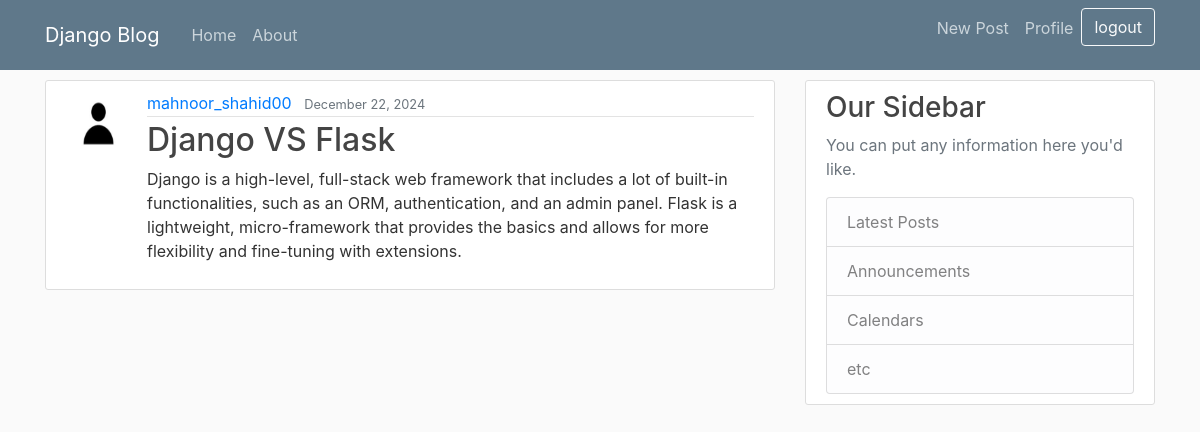
/post/17/ (signed in), run on the app's committed database.
### blog/models.py (models this page shows, shortened)
class Post(models.Model):
    title = models.CharField(max_length=100)
    content = models.TextField() # write unrestricted text lines....
    date_posted = models.DateTimeField(default=timezone.now)
    author = models.ForeignKey( User, on_delete=models.CASCADE ) # if user is deleted the post is also deleted

### users/models.py (models this page shows, shortened)
class Profile(models.Model):
    user = models.OneToOneField(User,on_delete=models.CASCADE) # user del ... profile pic also del
    image = models.ImageField(default='defaultpic.jpg',upload_to='profile_pics')

### blog/views.py (the view)
# urls.py: path('post/<int:pk>/', PostDetailView.as_view() , name='post-detail'),
class PostDetailView(DetailView):
    model = Post # This specifies that we are using the 'Post' model from models.py

### blog/templates/blog/post_detail.html (shortened to what this page needs)
{% extends "blog/base.html" %}
{% block content %}
{% if user.is_authenticated %}
     <article class="media content-section">
         <img class='rounded-circle article-img' src="{{ object.author.profile.image.url }}" alt="">
         <div class="media-body">
           <div class="article-metadata">
             <a class="mr-2" href="{% url 'user-posts' object.author.username %}">{{ object.author }}</a>
             <small class="text-muted">{{ object.date_posted|date:"F d, Y" }}</small>
            </div>
           <h2 class="article-title">{{ object.title }}</h2>
           <p class="article-content">{{ object.content }}</p>
         </div>
       </article>
{% else %}
     <p>Please <a href="{% url 'login' %}">log in</a> to view blog posts.</p>
{% endif %}
{% endblock content %}

### blog/static/blog/main.css (style rules this page uses)
body { background: #fafafa; color: #333333; margin-top: 5rem; }
h1, h2, h3, h4, h5, h6 { color: #444444; }
.content-section { background: #ffffff; padding: 10px 20px; border: 1px solid #dddddd; border-radius: 3px; margin-bottom: 20px; }
.article-title { color: #444444; }
.article-content { white-space: pre-line; }
.article-img { height: 65px; width: 65px; margin-right: 16px; }
.article-metadata { padding-bottom: 1px; margin-bottom: 4px; border-bottom: 1px solid #e3e3e3 }

### data on the page
Post: author.profile.image (placeholder picture), author "mahnoor_shahid00", date_posted "December 22, 2024", title "Django VS Flask", content "Django is a high-level, full-stack web framework that includes a lot of built-in functionalities, such as an ORM, authentication, and an admin panel. Flask is a lightweight, micro-framework that provides the basics and allows for more flexibility and fine-tuning with extensions."
